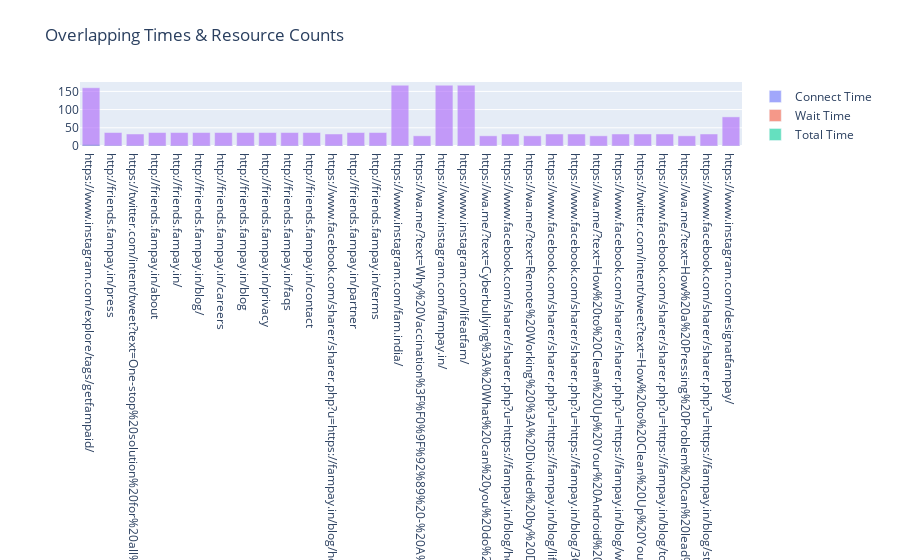

Here is the notebook cell this chart was saved with:
### Code cell
fig = go.Figure()

df = backup.sort_values(by=['Total Time'], ascending=False).head(30)

# Connect Times
fig.add_trace(go.Bar(
    x=df['Link'], 
    y=df['Connect Time'], 
    name='Connect Time',
    opacity=0.6
))

# Wait Times
fig.add_trace(go.Bar(
    x=df['Link'], 
    y=df['Wait Time'], 
    name='Wait Time',
    opacity=0.6
))

# Total Times
fig.add_trace(go.Bar(
    x=df['Link'], 
    y=df['Total Time'], 
    name='Total Time',
    opacity=0.6
))

# Resource Counts
fig.add_trace(go.Bar(
    x=df['Link'], 
    y=df['Resource Count'], 
    name='Resource Count',
    opacity=0.6
))

fig.update_layout(
    title_text='Overlapping Times & Resource Counts',
    barmode='overlay'
)

fig.write_html("../../fam-report-site/public/Web-Analytics/overlapped_graph.html")
fig.show()

### Figure 1 — Plotly figure (JSON) as saved in the notebook; plotly's stock layout.template omitted (floating-point values rounded to 4 significant figures)
{"data": [{"name": "Connect Time", "opacity": 0.6, "type": "bar", "x": ["https://www.instagram.com/explore/tags/getfampaid/", "http://friends.fampay.in/press", "https://twitter.com/intent/tweet?text=One-stop%20solution%20for%20all%20your%20KYC%20concerns&url=https://fampay.in/blog/one-stop-solution-for-all-your-kyc-concerns/", "http://friends.fampay.in/about", "http://friends.fampay.in/", "http://friends.fampay.in/blog/", "http://friends.fampay.in/careers", "http://friends.fampay.in/blog", "http://friends.fampay.in/privacy", "http://friends.fampay.in/faqs", "http://friends.fampay.in/contact", "https://www.facebook.com/sharer/sharer.php?u=https://fampay.in/blog/how-to-clean-up-your-android-apps-dependencies-the-ultimate-guide-2/", "http://friends.fampay.in/partner", "http://friends.fampay.in/terms", "https://www.instagram.com/fam.india/", "https://wa.me/?text=Why%20Vaccination%3F%F0%9F%92%89%20-%20A%20guide%20to%20vaccination%20for%20teens%20in%20India%20https://fampay.in/blog/why-vaccination-a-guide-to-vaccination-for-teens-in-india/", "https://www.instagram.com/fampay.in/", "https://www.instagram.com/lifeatfam/", "https://wa.me/?text=Cyberbullying%3A%20What%20can%20you%20do%20as%20a%20Parent%3F%20https://fampay.in/blog/cyber-bullying-what-can-you-do-as-a-parent/", "https://www.facebook.com/sharer/sharer.php?u=https://fampay.in/blog/how-to-grow-your-instagram-followers-a-quick-guide-for-all-genz-brands/", "https://wa.me/?text=Remote%20Working%20%3A%20Divided%20by%20Distance%2C%20United%20by%20Mission%20https://fampay.in/blog/remote-working-divided-by-distance-united-by-mission/", "https://www.facebook.com/sharer/sharer.php?u=https://fampay.in/blog/life-of-an-intern-is-love/", "https://www.facebook.com/sharer/sharer.php?u=https://fampay.in/blog/365-days-of-internship-at-fampay/", "https://wa.me/?text=How%20to%20Clean%20Up%20Your%20Android%20App's%20Dependencies%3A%20The%20Ultimate%20Guide%20https://fampay.in/blog/how-to-clean-up-your-android-apps-dependencies-the-ultimate-guide-2/", "https://www.facebook.com/sharer/sharer.php?u=https://fampay.in/blog/writing-content-for-a-content-saturated-generation/", "https://twitter.com/intent/tweet?text=How%20to%20Clean%20Up%20Your%20Android%20App's%20Dependencies%3A%20The%20Ultimate%20Guide&url=https://fampay.in/blog/how-to-clean-up-your-android-apps-dependencies-the-ultimate-guide-2/", "https://www.facebook.com/sharer/sharer.php?u=https://fampay.in/blog/top-4-head-turning-fashion-tips-and-trends-for-the-sassy-gen-z/", "https://wa.me/?text=How%20a%20Pressing%20Problem%20can%20lead%20to%20Technological%20Innovation%20https://fampay.in/blog/how-a-pressing-problem-can-lead-to-technological-innovation/", "https://www.facebook.com/sharer/sharer.php?u=https://fampay.in/blog/study-habits-that-are-simple-and-highly-effective/", "https://www.instagram.com/designatfampay/"], "y": [1.936, 0.457, 0.4007, 0.4447, 0.4864, 0.4667, 0.4381, 0.4487, 0.4381, 0.4601, 0.4552, 0.4918, 0.437, 0.4387, 0.69, 0.2563, 0.5351, 0.5326, 0.2628, 0.2902, 0.2896, 0.2554, 0.266, 0.4299, 0.2995, 0.5661, 0.2448, 0.292, 0.252, 0.4383]}, {"name": "Wait Time", "opacity": 0.6, "type": "bar", "x": ["https://www.instagram.com/explore/tags/getfampaid/", "http://friends.fampay.in/press", "https://twitter.com/intent/tweet?text=One-stop%20solution%20for%20all%20your%20KYC%20concerns&url=https://fampay.in/blog/one-stop-solution-for-all-your-kyc-concerns/", "http://friends.fampay.in/about", "http://friends.fampay.in/", "http://friends.fampay.in/blog/", "http://friends.fampay.in/careers", "http://friends.fampay.in/blog", "http://friends.fampay.in/privacy", "http://friends.fampay.in/faqs", "http://friends.fampay.in/contact", "https://www.facebook.com/sharer/sharer.php?u=https://fampay.in/blog/how-to-clean-up-your-android-apps-dependencies-the-ultimate-guide-2/", "http://friends.fampay.in/partner", "http://friends.fampay.in/terms", "https://www.instagram.com/fam.india/", "https://wa.me/?text=Why%20Vaccination%3F%F0%9F%92%89%20-%20A%20guide%20to%20vaccination%20for%20teens%20in%20India%20https://fampay.in/blog/why-vaccination-a-guide-to-vaccination-for-teens-in-india/", "https://www.instagram.com/fampay.in/", "https://www.instagram.com/lifeatfam/", "https://wa.me/?text=Cyberbullying%3A%20What%20can%20you%20do%20as%20a%20Parent%3F%20https://fampay.in/blog/cyber-bullying-what-can-you-do-as-a-parent/", "https://www.facebook.com/sharer/sharer.php?u=https://fampay.in/blog/how-to-grow-your-instagram-followers-a-quick-guide-for-all-genz-brands/", "https://wa.me/?text=Remote%20Working%20%3A%20Divided%20by%20Distance%2C%20United%20by%20Mission%20https://fampay.in/blog/remote-working-divided-by-distance-united-by-mission/", "https://www.facebook.com/sharer/sharer.php?u=https://fampay.in/blog/life-of-an-intern-is-love/", "https://www.facebook.com/sharer/sharer.php?u=https://fampay.in/blog/365-days-of-internship-at-fampay/", "https://wa.me/?text=How%20to%20Clean%20Up%20Your%20Android%20App's%20Dependencies%3A%20The%20Ultimate%20Guide%20https://fampay.in/blog/how-to-clean-up-your-android-apps-dependencies-the-ultimate-guide-2/", "https://www.facebook.com/sharer/sharer.php?u=https://fampay.in/blog/writing-content-for-a-content-saturated-generation/", "https://twitter.com/intent/tweet?text=How%20to%20Clean%20Up%20Your%20Android%20App's%20Dependencies%3A%20The%20Ultimate%20Guide&url=https://fampay.in/blog/how-to-clean-up-your-android-apps-dependencies-the-ultimate-guide-2/", "https://www.facebook.com/sharer/sharer.php?u=https://fampay.in/blog/top-4-head-turning-fashion-tips-and-trends-for-the-sassy-gen-z/", "https://wa.me/?text=How%20a%20Pressing%20Problem%20can%20lead%20to%20Technological%20Innovation%20https://fampay.in/blog/how-a-pressing-problem-can-lead-to-technological-innovation/", "https://www.facebook.com/sharer/sharer.php?u=https://fampay.in/blog/study-habits-that-are-simple-and-highly-effective/", "https://www.instagram.com/designatfampay/"], "y": [1.96, 1.42, 1.4, 1.339, 1.291, 1.279, 1.299, 1.269, 1.253, 1.221, 1.224, 1.18, 1.231, 1.226, 0.9378, 1.366, 1.05, 0.9493, 1.134, 1.075, 1.061, 1.067, 0.9967, 0.8295, 0.9319, 0.635, 0.9541, 0.9001, 0.9278, 0.7355]}, {"name": "Total Time", "opacity": 0.6, "type": "bar", "x": ["https://www.instagram.com/explore/tags/getfampaid/", "http://friends.fampay.in/press", "https://twitter.com/intent/tweet?text=One-stop%20solution%20for%20all%20your%20KYC%20concerns&url=https://fampay.in/blog/one-stop-solution-for-all-your-kyc-concerns/", "http://friends.fampay.in/about", "http://friends.fampay.in/", "http://friends.fampay.in/blog/", "http://friends.fampay.in/careers", "http://friends.fampay.in/blog", "http://friends.fampay.in/privacy", "http://friends.fampay.in/faqs", "http://friends.fampay.in/contact", "https://www.facebook.com/sharer/sharer.php?u=https://fampay.in/blog/how-to-clean-up-your-android-apps-dependencies-the-ultimate-guide-2/", "http://friends.fampay.in/partner", "http://friends.fampay.in/terms", "https://www.instagram.com/fam.india/", "https://wa.me/?text=Why%20Vaccination%3F%F0%9F%92%89%20-%20A%20guide%20to%20vaccination%20for%20teens%20in%20India%20https://fampay.in/blog/why-vaccination-a-guide-to-vaccination-for-teens-in-india/", "https://www.instagram.com/fampay.in/", "https://www.instagram.com/lifeatfam/", "https://wa.me/?text=Cyberbullying%3A%20What%20can%20you%20do%20as%20a%20Parent%3F%20https://fampay.in/blog/cyber-bullying-what-can-you-do-as-a-parent/", "https://www.facebook.com/sharer/sharer.php?u=https://fampay.in/blog/how-to-grow-your-instagram-followers-a-quick-guide-for-all-genz-brands/", "https://wa.me/?text=Remote%20Working%20%3A%20Divided%20by%20Distance%2C%20United%20by%20Mission%20https://fampay.in/blog/remote-working-divided-by-distance-united-by-mission/", "https://www.facebook.com/sharer/sharer.php?u=https://fampay.in/blog/life-of-an-intern-is-love/", "https://www.facebook.com/sharer/sharer.php?u=https://fampay.in/blog/365-days-of-internship-at-fampay/", "https://wa.me/?text=How%20to%20Clean%20Up%20Your%20Android%20App's%20Dependencies%3A%20The%20Ultimate%20Guide%20https://fampay.in/blog/how-to-clean-up-your-android-apps-dependencies-the-ultimate-guide-2/", "https://www.facebook.com/sharer/sharer.php?u=https://fampay.in/blog/writing-content-for-a-content-saturated-generation/", "https://twitter.com/intent/tweet?text=How%20to%20Clean%20Up%20Your%20Android%20App's%20Dependencies%3A%20The%20Ultimate%20Guide&url=https://fampay.in/blog/how-to-clean-up-your-android-apps-dependencies-the-ultimate-guide-2/", "https://www.facebook.com/sharer/sharer.php?u=https://fampay.in/blog/top-4-head-turning-fashion-tips-and-trends-for-the-sassy-gen-z/", "https://wa.me/?text=How%20a%20Pressing%20Problem%20can%20lead%20to%20Technological%20Innovation%20https://fampay.in/blog/how-a-pressing-problem-can-lead-to-technological-innovation/", "https://www.facebook.com/sharer/sharer.php?u=https://fampay.in/blog/study-habits-that-are-simple-and-highly-effective/", "https://www.instagram.com/designatfampay/"], "y": [3.896, 1.877, 1.801, 1.783, 1.777, 1.746, 1.737, 1.718, 1.691, 1.681, 1.679, 1.672, 1.668, 1.665, 1.628, 1.623, 1.585, 1.482, 1.397, 1.365, 1.351, 1.322, 1.263, 1.259, 1.231, 1.201, 1.199, 1.192, 1.18, 1.174]}, {"name": "Resource Count", "opacity": 0.6, "type": "bar", "x": ["https://www.instagram.com/explore/tags/getfampaid/", "http://friends.fampay.in/press", "https://twitter.com/intent/tweet?text=One-stop%20solution%20for%20all%20your%20KYC%20concerns&url=https://fampay.in/blog/one-stop-solution-for-all-your-kyc-concerns/", "http://friends.fampay.in/about", "http://friends.fampay.in/", "http://friends.fampay.in/blog/", "http://friends.fampay.in/careers", "http://friends.fampay.in/blog", "http://friends.fampay.in/privacy", "http://friends.fampay.in/faqs", "http://friends.fampay.in/contact", "https://www.facebook.com/sharer/sharer.php?u=https://fampay.in/blog/how-to-clean-up-your-android-apps-dependencies-the-ultimate-guide-2/", "http://friends.fampay.in/partner", "http://friends.fampay.in/terms", "https://www.instagram.com/fam.india/", "https://wa.me/?text=Why%20Vaccination%3F%F0%9F%92%89%20-%20A%20guide%20to%20vaccination%20for%20teens%20in%20India%20https://fampay.in/blog/why-vaccination-a-guide-to-vaccination-for-teens-in-india/", "https://www.instagram.com/fampay.in/", "https://www.instagram.com/lifeatfam/", "https://wa.me/?text=Cyberbullying%3A%20What%20can%20you%20do%20as%20a%20Parent%3F%20https://fampay.in/blog/cyber-bullying-what-can-you-do-as-a-parent/", "https://www.facebook.com/sharer/sharer.php?u=https://fampay.in/blog/how-to-grow-your-instagram-followers-a-quick-guide-for-all-genz-brands/", "https://wa.me/?text=Remote%20Working%20%3A%20Divided%20by%20Distance%2C%20United%20by%20Mission%20https://fampay.in/blog/remote-working-divided-by-distance-united-by-mission/", "https://www.facebook.com/sharer/sharer.php?u=https://fampay.in/blog/life-of-an-intern-is-love/", "https://www.facebook.com/sharer/sharer.php?u=https://fampay.in/blog/365-days-of-internship-at-fampay/", "https://wa.me/?text=How%20to%20Clean%20Up%20Your%20Android%20App's%20Dependencies%3A%20The%20Ultimate%20Guide%20https://fampay.in/blog/how-to-clean-up-your-android-apps-dependencies-the-ultimate-guide-2/", "https://www.facebook.com/sharer/sharer.php?u=https://fampay.in/blog/writing-content-for-a-content-saturated-generation/", "https://twitter.com/intent/tweet?text=How%20to%20Clean%20Up%20Your%20Android%20App's%20Dependencies%3A%20The%20Ultimate%20Guide&url=https://fampay.in/blog/how-to-clean-up-your-android-apps-dependencies-the-ultimate-guide-2/", "https://www.facebook.com/sharer/sharer.php?u=https://fampay.in/blog/top-4-head-turning-fashion-tips-and-trends-for-the-sassy-gen-z/", "https://wa.me/?text=How%20a%20Pressing%20Problem%20can%20lead%20to%20Technological%20Innovation%20https://fampay.in/blog/how-a-pressing-problem-can-lead-to-technological-innovation/", "https://www.facebook.com/sharer/sharer.php?u=https://fampay.in/blog/study-habits-that-are-simple-and-highly-effective/", "https://www.instagram.com/designatfampay/"], "y": [160, 37, 33, 37, 37, 37, 37, 37, 37, 37, 37, 33, 37, 37, 167, 28, 167, 167, 28, 33, 28, 33, 33, 28, 33, 33, 33, 28, 33, 80]}], "layout": {"barmode": "overlay", "title": {"text": "Overlapping Times & Resource Counts"}}}
